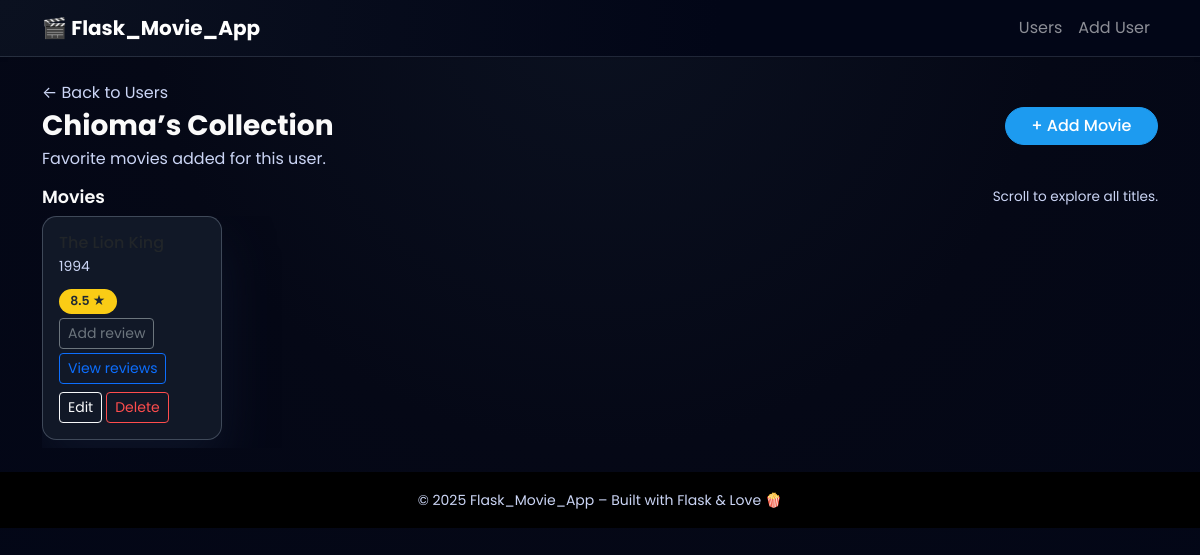
Before: /users/1 with the older database file.
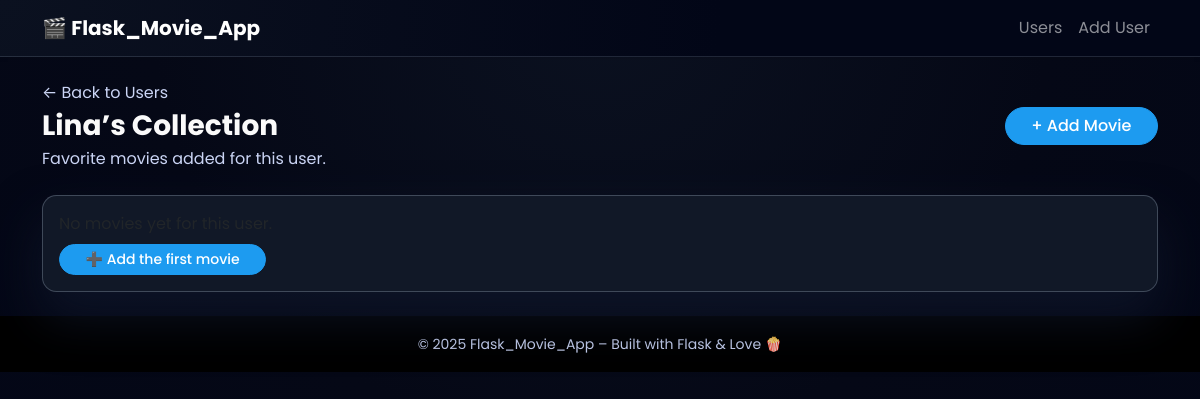
After: the same page with the newer database file.
### models.py (models this page shows)
class User(db.Model):
    __tablename__ = "users"
    id = db.Column(db.Integer, primary_key=True)
    name = db.Column(db.String(100), nullable=False)
    movies = db.relationship(
        "Movie",
        back_populates="user",
        cascade="all, delete-orphan",
    )
    reviews = db.relationship(
        "Review",
        back_populates="user",
        cascade="all, delete-orphan",
    )

class Movie(db.Model):
    __tablename__ = "movies"
    id = db.Column(db.Integer, primary_key=True)
    name = db.Column(db.String(200), nullable=False)
    director_id = db.Column(db.Integer, db.ForeignKey("directors.id"), nullable=True)
    genre_id = db.Column(db.Integer, db.ForeignKey("genres.id"), nullable=True)
    director_obj = db.relationship("Director", back_populates="movies")
    genre_obj = db.relationship("Genre", back_populates="movies")
    year = db.Column(db.Integer, nullable=False)
    rating = db.Column(db.Float, nullable=False)
    user_id = db.Column(db.Integer, db.ForeignKey("users.id"), nullable=False)
    user = db.relationship("User", back_populates="movies")
    reviews = db.relationship(
        "Review",
        back_populates="movie",
        cascade="all, delete-orphan",
    )

### app.py (the view)
@app.route("/users/<int:user_id>")
def user_movies(user_id):
	user = get_user_or_404(user_id)
	movies = data_manager.get_user_movies(user_id)
	return render_template("user_movies.html", user=user, movies=movies)

### app.py (called while the page is built)
def get_user_or_404(user_id: int):
	user = data_manager.get_user(user_id)
	if user is None:
		abort(404)
	return user

### datamanager/sqlite_data_manager.py (called while the page is built)
    def get_user(self, user_id: int) -> Optional[User]:
        return self.session.get(User, user_id)

    def get_user_movies(self, user_id: int) -> List[Movie]:
        return (
            self.session.query(Movie)
            .filter(Movie.user_id == user_id)
            .all()
        )

### templates/user_movies.html (shortened to what this page needs)
{% extends "base.html" %}
{% block content %}
  <div class="d-flex justify-content-between align-items-center mb-3">
    <div>
      <p class="mb-1">
        <a href="{{ url_for('list_users') }}" class="text-decoration-none text-secondary">
          ← Back to Users
        </a>
      </p>
      <h1 class="h3 fw-bold mb-1">
        {{ user['name'] }}’s Collection
      </h1>
      <p class="text-secondary mb-0">
        Favorite movies added for this user.
      </p>
    </div>
    <div class="d-flex flex-column align-items-end gap-2">
      <a href="{{ url_for('add_movie', user_id=user['id']) }}" class="btn btn-primary">
        + Add Movie
      </a>
    </div>
  </div>
  {% if movies %}
    <section class="mt-3">
      <div class="d-flex justify-content-between align-items-center mb-2">
        <h2 class="section-title mb-0">Movies</h2>
        <p class="section-subtitle mb-0">
          Scroll to explore all titles.
        </p>
      </div>
      <div class="scroll-row">
        {% for movie in movies %}
          <div class="scroll-item">
            <div class="card movie-card h-100">
              <div class="card-body d-flex flex-column">
                <div class="mb-2">
                  <h3 class="h6 mb-1 text-truncate" title="{{ movie['name'] }}">
                  </h3>
                  <p class="mb-1 text-secondary small">
                    {{ movie['year'] }}
                  </p>
                </div>
                <div class="mt-auto">
                  <div class="d-flex justify-content-between align-items-center mb-2 flex-wrap gap-1">
                    <span class="badge-rating">
                      {{ movie['rating'] }} ★
                    </span>
                    <div class="d-flex flex-wrap gap-1">
                      <a
                        href="{{ url_for('add_review', user_id=user['id'], movie_id=movie['id']) }}"
                        class="btn btn-sm btn-outline-secondary"
                      >
                        Add review
                      </a>
                      <a
                        href="{{ url_for('movie_reviews', movie_id=movie['id']) }}"
                        class="btn btn-sm btn-outline-primary"
                      >
                        View reviews
                      </a>
                    </div>
                  </div>
                  <div class="d-flex flex-wrap gap-1">
                    <a
                      href="{{ url_for('update_movie', user_id=user['id'], movie_id=movie['id']) }}"
                      class="btn btn-sm btn-outline-light"
                    >
                      Edit
                    </a>
                    <a
                      href="{{ url_for('delete_movie', user_id=user['id'], movie_id=movie['id']) }}"
                      class="btn btn-sm btn-outline-danger"
                    >
                      Delete
                    </a>
                  </div>
                </div>
              </div>
            </div>
          </div>
        {% endfor %}
      </div>
    </section>
  {% else %}
    <div class="card user-card mt-4">
      <div class="card-body">
        <p class="mb-2">No movies yet for this user.</p>
        <a href="{{ url_for('add_movie', user_id=user['id']) }}" class="btn btn-primary btn-sm">
          ➕ Add the first movie
        </a>
      </div>
    </div>
  {% endif %}
{% endblock %}

### templates/base.html (shortened to what this page needs)
<!doctype html>
<html lang="en">
<head>
  <link
    href="https://cdn.jsdelivr.net/npm/bootstrap@5.3.3/dist/css/bootstrap.min.css"
    rel="stylesheet"
  >
  <link rel="stylesheet" href="{{ url_for('static', filename='css/style.css') }}">
</head>
<body>
  <nav class="navbar navbar-expand-lg navbar-dark bg-black shadow-sm">
    <div class="container">
      <a class="navbar-brand fw-bold" href="{{ url_for('index') }}">
        🎬 Flask_Movie_App
      </a>
      <div class="collapse navbar-collapse" id="navbarNav">
        <ul class="navbar-nav ms-auto">
          <li class="nav-item">
            <a class="nav-link" href="{{ url_for('list_users') }}">Users</a>
          </li>
          <li class="nav-item">
            <a class="nav-link" href="{{ url_for('add_user') }}">Add User</a>
          </li>
        </ul>
      </div>
    </div>
  </nav>
  <main class="container py-4">
    {% block content %}{% endblock %}
  </main>
  <footer class="bg-black text-center text-secondary py-3 mt-auto">
    <small>&copy; {{ 2025 }} Flask_Movie_App – Built with Flask & Love 🍿</small>
  </footer>
</body>
</html>

### static/css/style.css (style rules this page uses)
:root { --bg-main: #050816; --bg-card: #111827; --accent: #1d9bf0; --accent-soft: rgba(29, 155, 240, 0.4); }
body { font-family: "Poppins", system-ui, -apple-system, BlinkMacSystemFont, "Segoe UI", sans-serif; background: radial-gradient(circle at top, #0b1120 0, var(--bg-main) 45%, #020617 100%); color: #fafafa; min-height: 100vh; }
.text-secondary { color: #cbd5f5 !important; }
.navbar { background: radial-gradient(circle at top left, #0b1120, #020617 60%) !important; border-bottom: 1px solid rgba(148, 163, 184, 0.2); }
.btn-primary { background: var(--accent); border-color: var(--accent); font-weight: 500; border-radius: 999px; padding-inline: 1.6rem; }
.user-card, .movie-card { background: var(--bg-card); border-radius: 0.9rem; border: 1px solid rgba(148, 163, 184, 0.35); box-shadow: 0 25px 50px rgba(15, 23, 42, 0.8); transition: transform 0.18s ease, box-shadow 0.18s ease, border-color 0.18s ease, background 0.18s ease; }

Changed rows visible on the page:
removed Movie: year "1994", rating "8.5"
changed User: name "Chioma" → "Lina"
Other visible differences:
text no longer shown: "Movies Scroll to explore all titles."
text now shown: "➕ Add the first movie"
